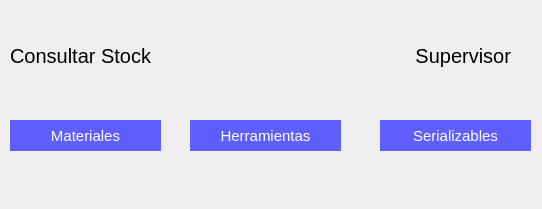
<?xml version="1.0" encoding="UTF-8"?>
<ui version="4.0">
 <class>Form</class>
 <widget class="QWidget" name="Form">
  <property name="geometry">
   <rect>
    <x>0</x>
    <y>0</y>
    <width>542</width>
    <height>209</height>
   </rect>
  </property>
  <property name="windowTitle">
   <string>Form</string>
  </property>
  <property name="styleSheet">
   <string notr="true"/>
  </property>
  <widget class="QLabel" name="label">
   <property name="geometry">
    <rect>
     <x>10</x>
     <y>30</y>
     <width>171</width>
     <height>51</height>
    </rect>
   </property>
   <property name="styleSheet">
    <string notr="true">font-size:20px;</string>
   </property>
   <property name="text">
    <string>Consultar Stock</string>
   </property>
  </widget>
  <widget class="QLabel" name="label_2">
   <property name="geometry">
    <rect>
     <x>340</x>
     <y>30</y>
     <width>171</width>
     <height>51</height>
    </rect>
   </property>
   <property name="styleSheet">
    <string notr="true">font-size:20px;</string>
   </property>
   <property name="text">
    <string>Supervisor</string>
   </property>
   <property name="alignment">
    <set>Qt::AlignRight|Qt::AlignTrailing|Qt::AlignVCenter</set>
   </property>
  </widget>
  <widget class="QPushButton" name="su_btn_1">
   <property name="geometry">
    <rect>
     <x>10</x>
     <y>120</y>
     <width>151</width>
     <height>31</height>
    </rect>
   </property>
   <property name="styleSheet">
    <string notr="true">background-color:#5f5fff;
color:white;
border:none;
font-size:15px;</string>
   </property>
   <property name="text">
    <string>Materiales</string>
   </property>
  </widget>
  <widget class="QPushButton" name="su_btn_2">
   <property name="geometry">
    <rect>
     <x>190</x>
     <y>120</y>
     <width>151</width>
     <height>31</height>
    </rect>
   </property>
   <property name="styleSheet">
    <string notr="true">background-color:#5f5fff;
color:white;
border:none;
font-size:15px;</string>
   </property>
   <property name="text">
    <string>Herramientas</string>
   </property>
  </widget>
  <widget class="QPushButton" name="su_btn_3">
   <property name="geometry">
    <rect>
     <x>380</x>
     <y>120</y>
     <width>151</width>
     <height>31</height>
    </rect>
   </property>
   <property name="styleSheet">
    <string notr="true">background-color:#5f5fff;
color:white;
border:none;
font-size:15px;</string>
   </property>
   <property name="text">
    <string>Serializables</string>
   </property>
  </widget>
 </widget>
 <resources/>
 <connections/>
</ui>
